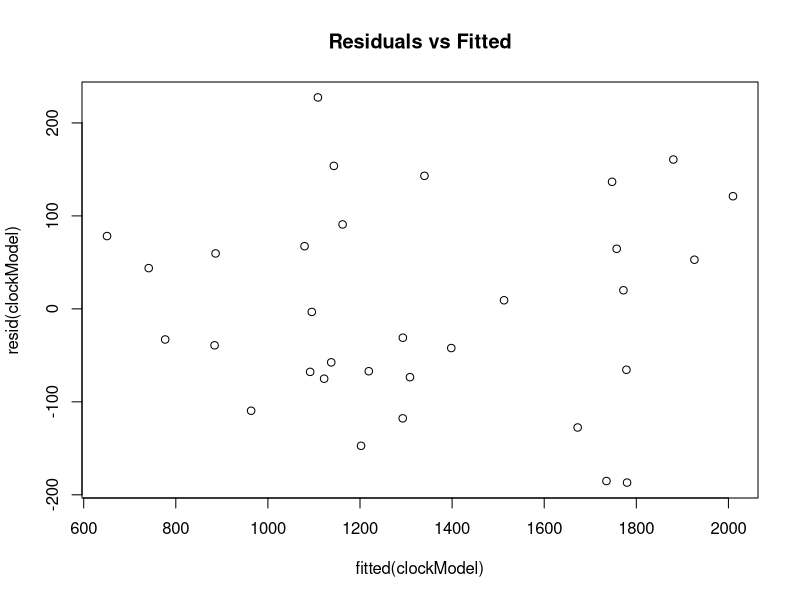
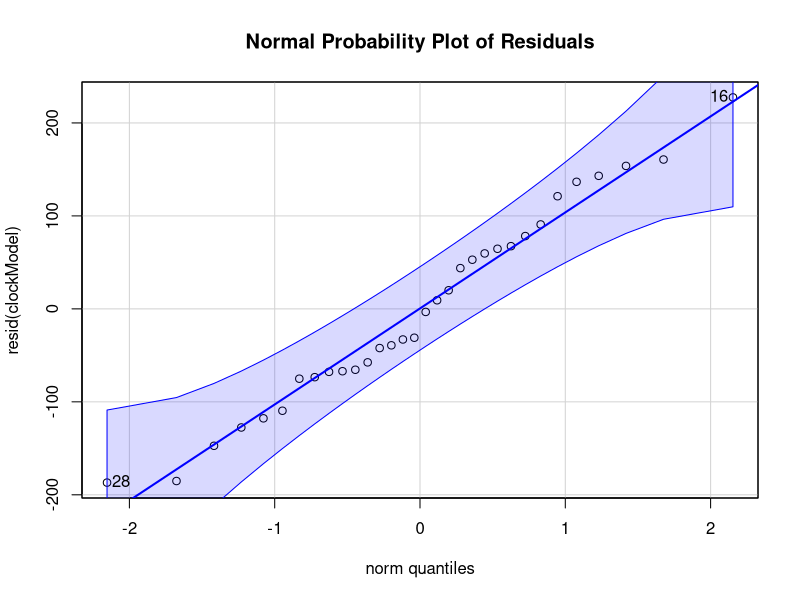
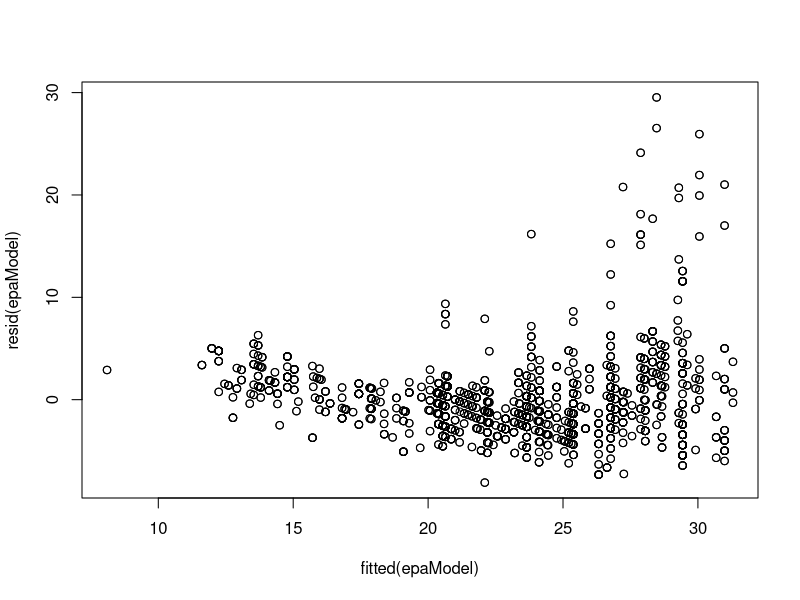
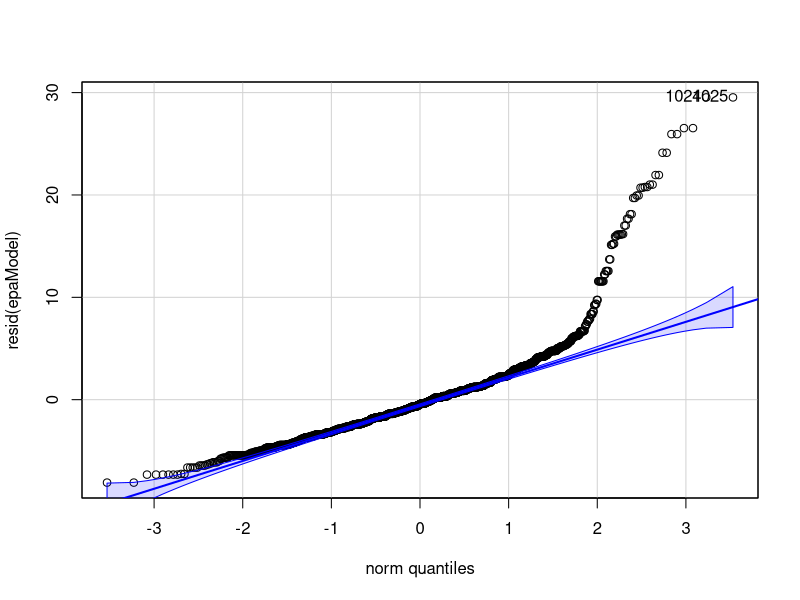

Reproduce these figures in R, in order.
## ---- chunk 1
knitr::opts_chunk$set(echo = TRUE, comment = NA)
library(tidyverse)
## ---- chunk 2
clocks <- read_csv("auctionExtra.csv");
## ---- chunk 3
clockModel <- lm(Price ~ Age + Bidders + Condition, data=clocks)
summary(clockModel)
## ---- chunk 4
plot(resid(clockModel) ~ fitted(clockModel), main="Residuals vs Fitted")
## ---- chunk 5
library(car)
## ---- chunk 6
qqPlot(resid(clockModel), main="Normal Probability Plot of Residuals")
## ---- chunk 7
epa <- read_csv("EPA gasoline rating 2019.csv")
attach(epa)
## ---- chunk 8
epaModel <- lm(`Cmb MPG` ~ Displ + `Veh Class`)
summary(epaModel)
## ---- chunk 9
plot(resid(epaModel) ~ fitted(epaModel))
## ---- chunk 10
qqPlot(resid(epaModel))
